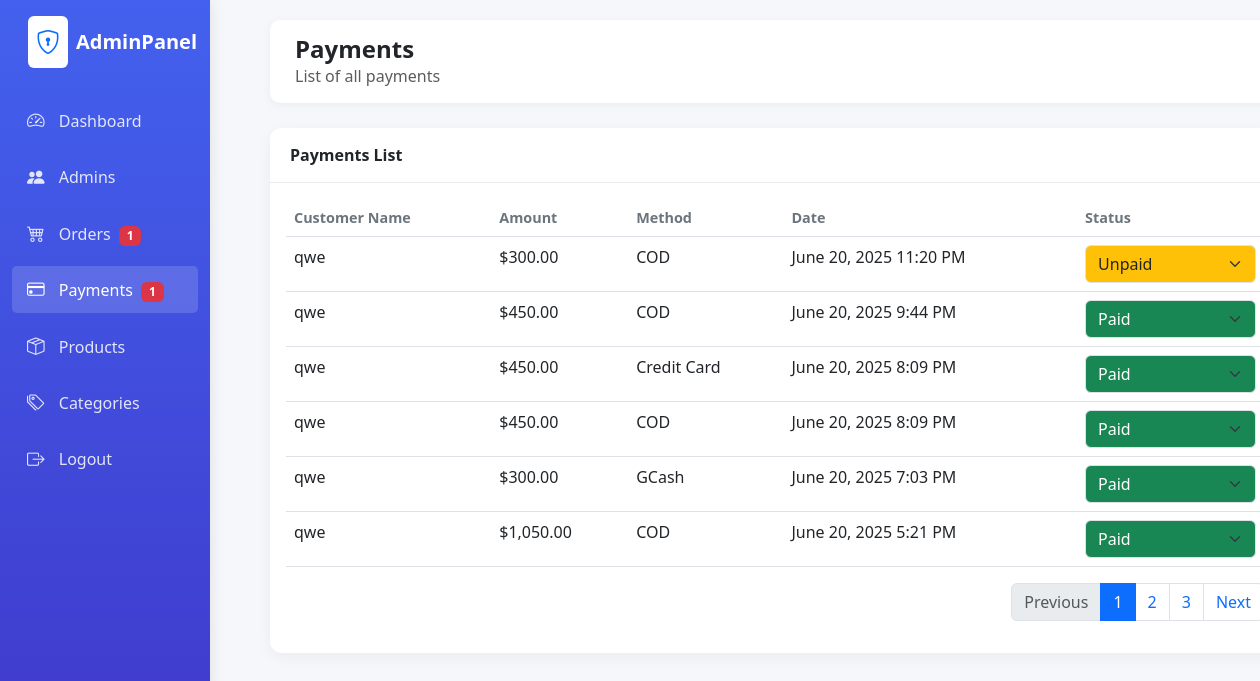
/admin/payments.php (signed in), run on an earlier commit of the app's database.
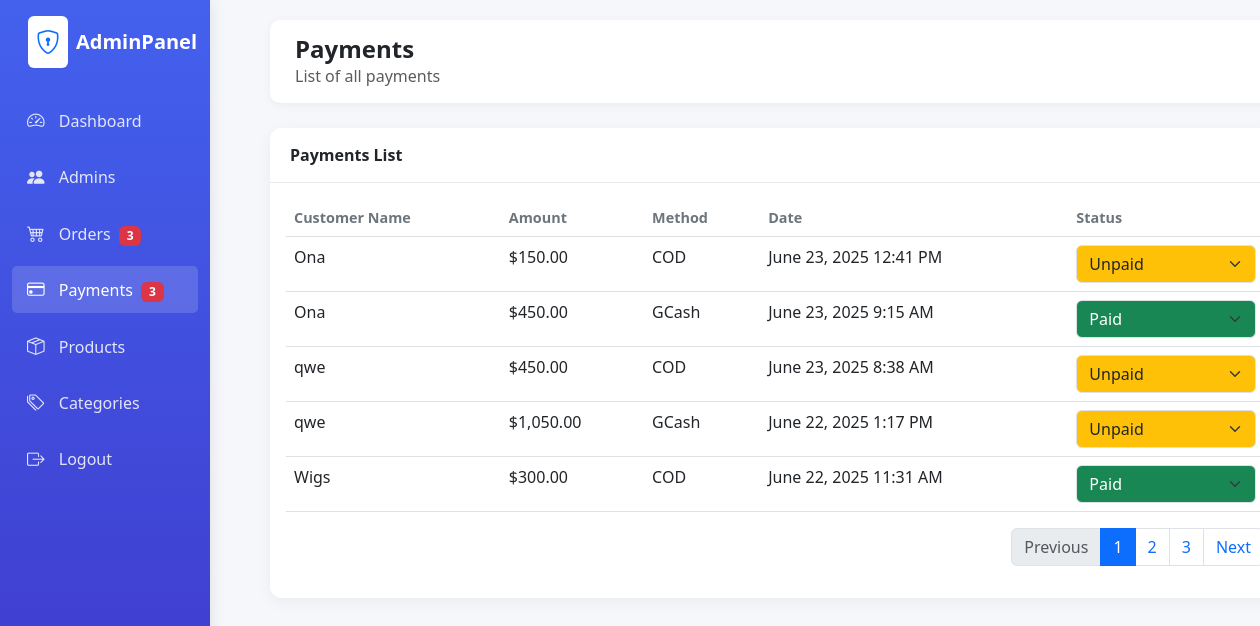
And on a later commit of the database.
### tables this page shows
CREATE TABLE `payment` (
  `Payment_ID` int(11) NOT NULL,
  `Payment_Date` datetime NOT NULL DEFAULT current_timestamp(),
  `Payment_Method` varchar(50) NOT NULL,
  `Payment_Amount` decimal(10,2) NOT NULL,
  `Order_ID` int(11) NOT NULL,
  `Admin_ID` int(11) NOT NULL,
  `payment_status` enum('Unpaid','Paid') NOT NULL DEFAULT 'Unpaid'
);

### admin/classes/database.php (called while the page is built, shortened)
<?php
class database{
    function opencon() {
        return new PDO(
            'mysql:host=localhost;dbname=naitsa',
            'root',
            ''
        );
    }
    function fetchOrders() {
        $con = $this->opencon();
        $stmt = $con->prepare("
            SELECT o.*, p.payment_status
            FROM orders o
            LEFT JOIN payment p ON o.Order_ID = p.Order_ID
            ORDER BY o.Order_Date DESC
        ");
        $stmt->execute();
        return $stmt->fetchAll(PDO::FETCH_ASSOC);
    }
    public function getAllPayments() {
        $con = $this->opencon();
        $stmt = $con->prepare("SELECT * FROM payment ORDER BY Payment_Date DESC");
        $stmt->execute();
        return $stmt->fetchAll(PDO::FETCH_ASSOC);
    }
    public function countUnpaidPayments() {
        $con = $this->opencon();
        $stmt = $con->prepare("SELECT COUNT(*) FROM payment WHERE payment_status = 'Unpaid'");
        $stmt->execute();
        return (int)$stmt->fetchColumn();
    }
    public function countPendingOrProcessingOrders() {
        $orders = $this->fetchOrders();
        $count = 0;
        foreach ($orders as $order) {
            if ($order['order_status'] === 'Pending' || $order['order_status'] === 'Processing') {
                $count++;
            }
        }
        return $count;
    }
    public function getCustomerNameByOrderId($order_id) {
        $con = $this->opencon();
        $stmt = $con->prepare("SELECT c.Customer_Name FROM orders o JOIN customer c ON o.Customer_ID = c.Customer_ID WHERE o.Order_ID = ?");
        $stmt->execute([$order_id]);
        $name = $stmt->fetchColumn();
        return $name ?: 'Unknown';
    }
}

### admin/payments.php (the view, shortened to what the changed rows need)
<?php
require_once('classes/database.php');
$db = new database();
try {
    $payments = $db->getAllPayments();
} catch (PDOException $e) {
    $error = "Database Error: " . $e->getMessage();
}
$unpaidPayments = $db->countUnpaidPayments();
$pendingOrders = $db->countPendingOrProcessingOrders();
?>
<!DOCTYPE html>
<html lang="en">
<head>
    <link href="https://cdn.jsdelivr.net/npm/bootstrap@5.3.0/dist/css/bootstrap.min.css" rel="stylesheet">
    <link rel="stylesheet" href="https://cdn.jsdelivr.net/npm/bootstrap-icons@1.10.0/font/bootstrap-icons.css">
    <link rel="stylesheet" href="assets/css/style.css">
</head>
<body class="dashboard-page">
    <div class="container-fluid">
        <div class="row">
            <div class="col-md-2 col-lg-2 d-md-block sidebar collapse">
                <div class="pt-3">
                    <ul class="nav flex-column">
                        <li class="nav-item">
                            <a class="nav-link" href="orders.php">
                                <i class="bi bi-cart4"></i>
                                <span>Orders</span>
                                <?php if (!empty($pendingOrders) && $pendingOrders > 0): ?>
                                    <span class="badge bg-danger ms-1"><?= $pendingOrders ?></span>
                                <?php endif; ?>
                            </a>
                        </li>
                        <li class="nav-item">
                            <a class="nav-link active" href="payments.php">
                                <i class="bi bi-credit-card"></i>
                                <span>Payments</span>
                                <?php if ($unpaidPayments > 0): ?>
                                    <span class="badge bg-danger ms-1"><?= $unpaidPayments ?></span>
                                <?php endif; ?>
                            </a>
                        </li>
                    </ul>
                </div>
            </div>
            <div class="col-md-10 col-lg-10 main-content">
                <div class="card">
                    <div class="card-body">
                        <div class="table-responsive">
                            <table class="table table-hover">
                                <thead>
                                    <tr>
                                        <th>Customer Name</th>
                                        <th>Amount</th>
                                        <th>Method</th>
                                        <th>Date</th>
                                        <th>Status</th>
                                    </tr>
                                </thead>
                                <tbody>
                                    <?php foreach ($payments as $payment): ?>
                                    <tr>
                                        <td>
                                            <?php
$customerName = $db->getCustomerNameByOrderId($payment['Order_ID']);
echo htmlspecialchars($customerName);
?>
                                        </td>
                                        <td>$<?= number_format($payment['Payment_Amount'], 2) ?></td>
                                        <td><?= htmlspecialchars($payment['Payment_Method']) ?></td>
                                        <td><?= date('F j, Y g:i A', strtotime($payment['Payment_Date'])) ?></td>
                                        <td>
                                            <form method="post" action="payments.php" style="display:inline;">
                                                <select
                                                    name="payment_status"
                                                    class="form-select payment-status-select
                                                        <?php
                                                            if (($payment['payment_status'] ?? '') === 'Unpaid') echo ' bg-warning text-dark';
                                                            elseif (($payment['payment_status'] ?? '') === 'Paid') echo ' bg-success text-white';
                                                        ?>"
                                                    onchange="this.form.submit()"
                                                    style="min-width:100px;"
                                                >
                                                    <?php
                                                    $pstatuses = ['Unpaid', 'Paid'];
                                                    foreach ($pstatuses as $status) {
                                                        $selected = ($payment['payment_status'] ?? '') === $status ? 'selected' : '';
                                                        echo "<option value=\"$status\" $selected>$status</option>";
                                                    }
                                                    ?>
                                                </select>
                                            </form>
                                        </td>
                                    </tr>
                                    <?php endforeach; ?>
                                </tbody>
                            </table>
                        </div>
                    </div>
                </div>
            </div>
        </div>
    </div>
</body>
</html>

What changed in the data, as far as the page shows it:
removed payment: customerName "qwe", Payment_Amount "300.00", Payment_Method "COD", Payment_Date "June 20, 2025 11:20 PM", payment_status "Unpaid"
removed payment: customerName "qwe", Payment_Amount "450.00", Payment_Method "COD", Payment_Date "June 20, 2025 9:44 PM", payment_status "Paid"
removed payment: customerName "qwe", Payment_Amount "450.00", Payment_Method "Credit Card", Payment_Date "June 20, 2025 8:09 PM", payment_status "Paid"
removed payment: customerName "qwe", Payment_Amount "450.00", Payment_Method "COD", Payment_Date "June 20, 2025 8:09 PM", payment_status "Paid"
removed payment: customerName "qwe", Payment_Amount "300.00", Payment_Method "GCash", Payment_Date "June 20, 2025 7:03 PM", payment_status "Paid"
removed payment: customerName "qwe", Payment_Amount "1,050.00", Payment_Method "COD", Payment_Date "June 20, 2025 5:21 PM", payment_status "Paid"
added payment: customerName "Ona", Payment_Amount "150.00", Payment_Method "COD", Payment_Date "June 23, 2025 12:41 PM", payment_status "Unpaid"
added payment: customerName "Ona", Payment_Amount "450.00", Payment_Method "GCash", Payment_Date "June 23, 2025 9:15 AM", payment_status "Paid"
added payment: customerName "qwe", Payment_Amount "450.00", Payment_Method "COD", Payment_Date "June 23, 2025 8:38 AM", payment_status "Unpaid"
added payment: customerName "qwe", Payment_Amount "1,050.00", Payment_Method "GCash", Payment_Date "June 22, 2025 1:17 PM", payment_status "Unpaid"
added payment: customerName "Wigs", Payment_Amount "300.00", Payment_Method "COD", Payment_Date "June 22, 2025 11:31 AM", payment_status "Paid"
Also different on the page:
$pendingOrders: "1" → "3"
$unpaidPayments: "1" → "3"
